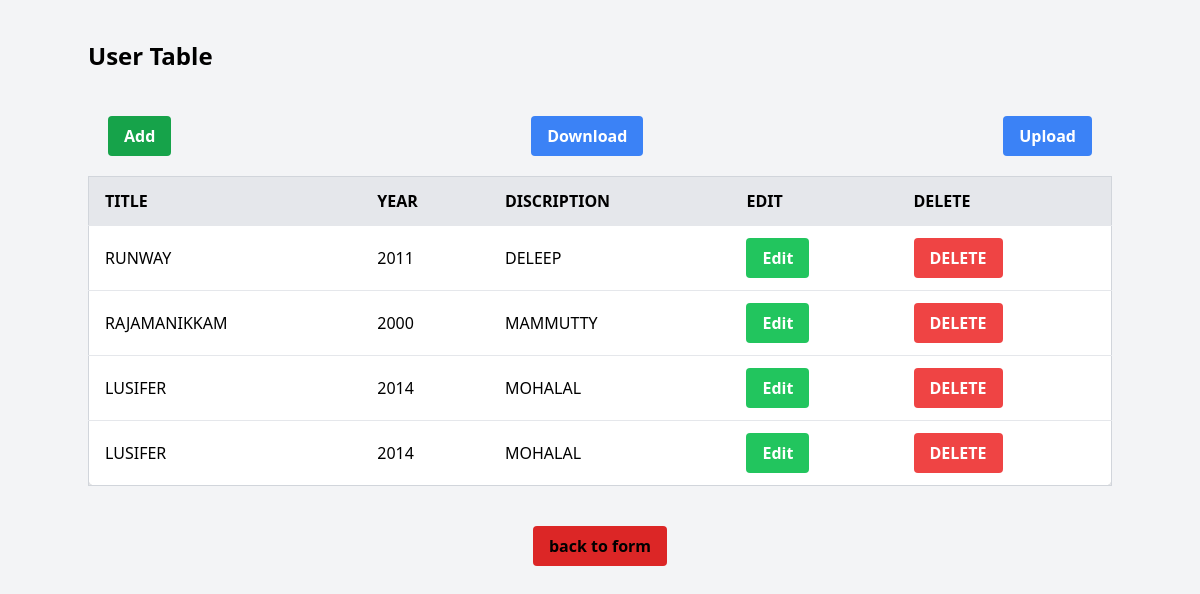
Page /list on the committed database.
### movies/models.py (models this page shows)
class movieinfo (models.Model):
    title=models.CharField(max_length=250)
    year=models.IntegerField(null=True)
    description=models.TextField()

### movies/views.py (the view)
# urls.py: path('list', views.list, name='list'),
def list(request):
    movie_set = movieinfo.objects.all()
    print(movie_set)
    return render(request, 'list.html', {'movie': movie_set})

### movies/templates/list.html (shortened to what this page needs)
<!DOCTYPE html>
<html lang="en" class="h-full bg-gray-100">
<head>
  <script src="https://cdn.tailwindcss.com"></script>
</head>
<body class="p-10">
  <div class="container mx-auto ">
    <h1 class="text-2xl font-bold mb-6">User Table</h1>
      <div class="flex justify-between p-5">
    <button type="button" class="bg-green-600 hover:bg-blue-700 text-white font-bold py-2 px-4 rounded">
      <a href="#modal-add">Add</a>
    </button>
     <button type="submit" class="bg-blue-500 hover:bg-blue-700 text-white font-bold py-2 px-4 rounded"><a href="#modal-download">Download</a>
    </button>
    <button type="button" class="bg-blue-500 hover:bg-blue-700 text-white font-bold py-2 px-4 rounded">
      <a href="#modal-upload">Upload</a>
    </button>
    </div>
    <div class="overflow-x-auto">
      <table class="min-w-full border border-gray-300 bg-white rounded-lg shadow-md">
        <thead class="bg-gray-200">
          <tr class="uppercase">
            <th class="py-3 px-4 text-left">title</th>
            <th class="py-3 px-4 text-left">year</th>
            <th class="py-3 px-4 text-left">discription</th>
            <th class="py-3 px-4 text-left">edit</th>
            <th class="py-3 px-4 text-left">delete</th>
          </tr>
        </thead>
        <tbody>
          {% for data in movie%}
          <tr class="border-t">
            <td class="py-3 px-4">{{data.title}}</td>
            <td class="py-3 px-4">{{data.year}}</td>
            <td class="py-3 px-4">{{data.description}}</td>
            <td class="py-3 px-4">
               <button type="button" class="bg-green-500 hover:bg-blue-700 text-white font-bold py-2 px-4 rounded  "><a href="#modal-edit-{{data.id}}" >Edit</a></button>
            </td>
            <td class="py-3 px-4">
              <button type="button" class="bg-red-500 hover:bg-blue-700 text-white font-bold py-2 px-4 rounded  "><a href="#modal-delete-{{data.id}}" >DELETE</a></button>
            </td>
          </tr>
          {% endfor%}
        </tbody>
      </table>
    </div>
  </div>
<div class=" flex justify-center p-10">
    <button type="button" class="bg-red-600 hover:bg-blue-700  font-bold py-2 px-4 rounded">
      <a href="{% url 'create' %}" class=" hover:underline">back to form</a>
    </button> </div>
</body>
</html>

### rows in the picture
movieinfo: title "RUNWAY", year "2011", description "DELEEP"
movieinfo: title "RAJAMANIKKAM", year "2000", description "MAMMUTTY"
movieinfo: title "LUSIFER", year "2014", description "MOHALAL"
movieinfo: title "LUSIFER", year "2014", description "MOHALAL"
